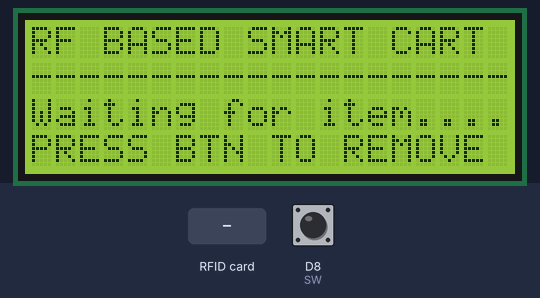
Simulated run of this sketch. Board: Arduino Nano 33 IoT. Shown: 20×4 character LCD. The inputs (shaded band) are chosen by the test bench; at power-on: D8 (SW) HIGH. WiFi joins after 1.5 s; servers stay silent unless stated; no MQTT or app messages arrive unless stated; what the sketch prints to the serial monitor is not drawn.

Above: at 4.3 s.
4.4 s: RFID card 93 D8 5F 03 held to the reader
At 6.1 s:
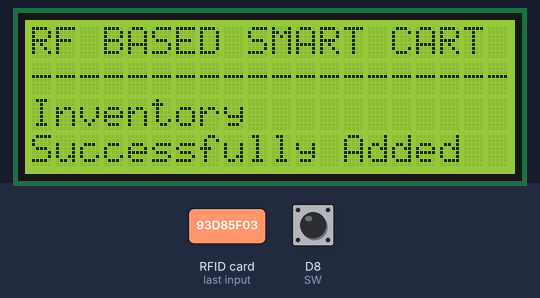
7.9 s: RFID card 43 FA 25 FB held to the reader
At 8.9 s:
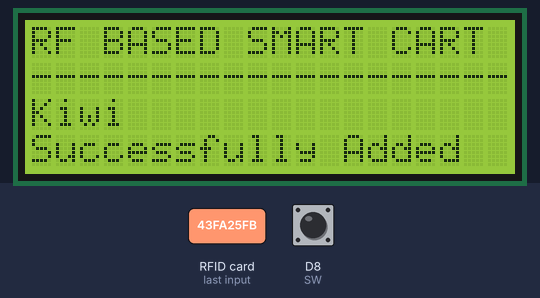
11.4 s: RFID card 03 CB 84 A1 held to the reader
At 12.3 s:
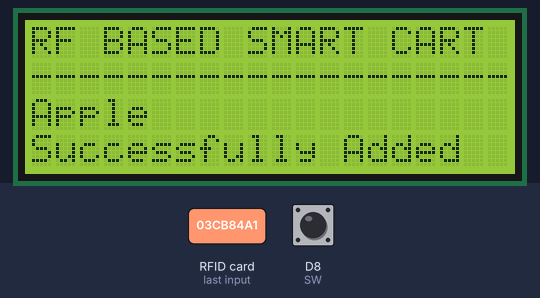
14.9 s: RFID card 5E 7A 19 C4 held to the reader
At 16.4 s:
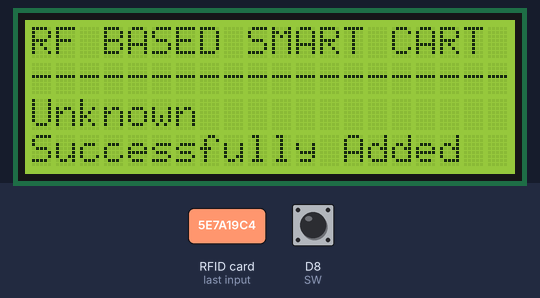
Timing chart, 0 to 17.9 s (numbered marks = the images above; inputs shaded):
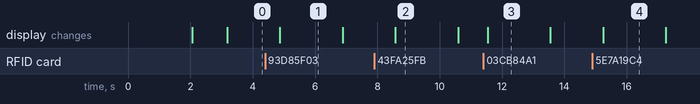

The sketch:

Arduino_Code.ino
```cpp
#include <SPI.h>
#include <MFRC522.h>
#include <LiquidCrystal.h>

#include <WiFiNINA.h>
#include <PubSubClient.h>

// WiFi credentials
const char* ssid = "Naman's iPhone";
const char* password = "Naman123";

// MQTT broker details
const char* mqttServer = "broker.emqx.io";
const int mqttPort = 1883;                      // Default port for MQTT
const char* mqttUser = "RF_SMART_CARD_0192";    // Leave blank if no authentication
const char* mqttPassword = "RF_SMART_CARD_11"; // Leave blank if no authentication

const char* publish_topic = "RF_SMART_CART_DTS";

WiFiClient wifiClient;
PubSubClient client(wifiClient);


#define RST_PIN 9
#define SS_PIN 10

#define SW 8

#define RS 2
#define EN 3
#define D4 4
#define D5 5
#define D6 6
#define D7 7

LiquidCrystal lcd(RS, EN, D4, D5, D6, D7);

MFRC522 mfrc522(SS_PIN, RST_PIN);  // Create MFRC522 instance

// Define the UID for the 10 cards
byte cardUIDs[10][4] = {
  {0x93, 0xD8, 0x5F, 0x03}, // UID A
  {0x43, 0xFA, 0x25, 0xFB}, // UID B
  {0x03, 0xCB, 0x84, 0xA1}, // UID C
  {0xD9, 0xCA, 0xC7, 0xD4}, // UID D
  {0x69, 0x44, 0xB4, 0xC2}, // UID E
  {0x33, 0x45, 0xC4, 0x02}, // UID F
  {0x93, 0xA6, 0x6C, 0x30}, // UID G
  {0x43, 0x2B, 0x6F, 0x30}, // UID H
  {0x63, 0x80, 0x80, 0xFA}, // UID I
  {0x43, 0x00, 0x8B, 0xFA}  // UID J
};


// Define names corresponding to the cards
String cardNames[10] = {
  "Inventory",
  "Kiwi",
  "Apple",
  "Orange",
  "Kurkure",
  "Lays",
  "Maggei",
  "Oreo",
  "Dettol",
  "KitKat"
};

void setup() {
  Serial.begin(9600);

  lcd.clear();
  lcd.setCursor(0, 1);
  lcd.print("Connecting to WiFi..");

  // Connect to WiFi
  WiFi.begin(ssid, password);
  while (WiFi.status() != WL_CONNECTED) {
    delay(500);
    Serial.print(".");
  }
  delay(500);
  Serial.println("Connected to WiFi");
  lcd.clear();
  lcd.setCursor(0, 1);
  lcd.print("Connected to WiFi");
  // Set MQTT server
  client.setServer(mqttServer, mqttPort);

  // Connect to MQTT broker
  connectToMqtt();

  pinMode(SW, INPUT_PULLUP);

  lcd.begin(20, 4);
  SPI.begin();
  mfrc522.PCD_Init();
  delay(1000);
  lcd.clear();
}

void loop() {
  // Ensure the client stays connected to the broker
  if (!client.connected()) {
    connectToMqtt();
  }
  client.loop();

  initial_lcd();
  if (digitalRead(SW) == LOW) {
    remove_item();
  }
  else {
    add_item();
  }


  delay(500);  // Display the name for 2 seconds before clearing
}

void initial_lcd() {
  lcd.clear();
  lcd.setCursor(0, 0);
  lcd.print("RF BASED SMART CART ");
  lcd.setCursor(0, 1);
  lcd.print("--------------------");
  lcd.setCursor(0, 2);
  lcd.print("Waiting for item....");
  lcd.setCursor(0, 3);
  lcd.print("PRESS BTN TO REMOVE ");
  delay(200);
}

void add_item_lcd(String item) {
  lcd.clear();
  lcd.setCursor(0, 0);
  lcd.print("RF BASED SMART CART ");
  lcd.setCursor(0, 1);
  lcd.print("--------------------");
  lcd.setCursor(0, 2);
  lcd.print(item);
  lcd.setCursor(0, 3);
  lcd.print("Successfully Added");

  String pkt = "+,"+String(item);
  // Send a message to the MQTT broker
  publishMessage(publish_topic, pkt.c_str());

  delay(1500);
}

void remove_item_lcd(String item) {
  lcd.clear();
  lcd.setCursor(0, 0);
  lcd.print("RF BASED SMART CART ");
  lcd.setCursor(0, 1);
  lcd.print("--------------------");
  lcd.setCursor(0, 2);
  lcd.print(item);
  lcd.setCursor(0, 3);
  lcd.print("Successfully Removed");
  String pkt = "-,"+String(item);
  // Send a message to the MQTT broker
  publishMessage(publish_topic, pkt.c_str());

  delay(1500);
}

void add_item() {
  // Reset the loop if no new card present on the sensor/reader
  if (!mfrc522.PICC_IsNewCardPresent()) {
    return;
  }

  // Select one of the cards
  if (!mfrc522.PICC_ReadCardSerial()) {
    return;
  }

  // Print UID
  Serial.print("UID: ");
  for (byte i = 0; i < mfrc522.uid.size; i++) {
    Serial.print(mfrc522.uid.uidByte[i] < 0x10 ? "0" : "");
    Serial.print(mfrc522.uid.uidByte[i], HEX);
    Serial.print(i < mfrc522.uid.size - 1 ? ":" : "");
  }
  Serial.println();

  // Compare the UID with the stored cards
  String cardName = "Unknown"; // Default name if no match found
  for (int i = 0; i < 10; i++) {
    boolean match = true;
    for (byte j = 0; j < 4; j++) {
      if (mfrc522.uid.uidByte[j] != cardUIDs[i][j]) {
        match = false;
        break;
      }
    }
    if (match) {
      cardName = cardNames[i];
      break;
    }
  }

  add_item_lcd(cardName);

  // Halt PICC to be ready for the next read
  mfrc522.PICC_HaltA();
}

void remove_item() {
  // Reset the loop if no new card present on the sensor/reader
  if (!mfrc522.PICC_IsNewCardPresent()) {
    return;
  }

  // Select one of the cards
  if (!mfrc522.PICC_ReadCardSerial()) {
    return;
  }

  // Print UID
  Serial.print("UID: ");
  for (byte i = 0; i < mfrc522.uid.size; i++) {
    Serial.print(mfrc522.uid.uidByte[i] < 0x10 ? "0" : "");
    Serial.print(mfrc522.uid.uidByte[i], HEX);
    Serial.print(i < mfrc522.uid.size - 1 ? ":" : "");
  }
  Serial.println();

  // Compare the UID with the stored cards
  String cardName = "Unknown"; // Default name if no match found
  for (int i = 0; i < 10; i++) {
    boolean match = true;
    for (byte j = 0; j < 4; j++) {
      if (mfrc522.uid.uidByte[j] != cardUIDs[i][j]) {
        match = false;
        break;
      }
    }
    if (match) {
      cardName = cardNames[i];
      break;
    }
  }

  remove_item_lcd(cardName);

  // Halt PICC to be ready for the next read
  mfrc522.PICC_HaltA();
}

void connectToMqtt() {
  while (!client.connected()) {
    Serial.println("Connecting to MQTT...");

    // Connect to the broker with optional username/password
    if (client.connect("ArduinoNano33IoTClient", mqttUser, mqttPassword)) {
      Serial.println("Connected to MQTT broker");
    } else {
      Serial.print("Failed with state ");
      Serial.print(client.state());
      delay(2000);
    }
  }
}

void publishMessage(const char* topic, const char* message) {
  if (client.publish(topic, message)) {
    Serial.print("Message sent to topic ");
    Serial.print(topic);
    Serial.print(": ");
    Serial.println(message);
  } else {
    Serial.println("Failed to send message");
  }
}
```

Measured:
- after the input at 4.4 s, the display: changes after 0.47 s (image 1)
- after the input at 7.9 s, the display: changes after 0.67 s (image 2)
- after the input at 11.4 s, the display: changes after 0.14 s (image 3)
- after the input at 14.9 s, the display: changes after 0.34 s (image 4)
- what the display in image 1 shows lasts 2.0 s, from 4.9 s to 6.9 s
